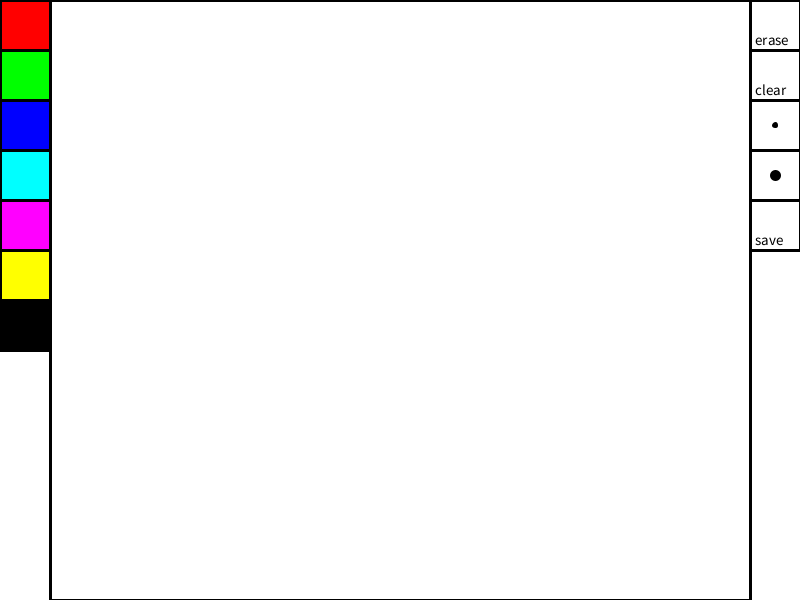
Frame 1 (no input)
Frame 60 (the mouse pressed at the canvas centre just before this capture): identical to frame 1, image omitted
Frame 120 (the mouse held since frame 60 and released just before this capture): identical to frame 1, image omitted

The Processing sketch that drew this single still picture (run headless with seeded random() and noise(); from frame 60 on, the mouse is pressed at the canvas centre):

// Processing sketch: painting
// ── painting.pde
void setup() {
size(800, 600);
strokeWeight(3);
background(255,255,255);

fill(255);
rect(50,0,700,600);

fill(255,0,0);
rect(0,0,50,50);
fill(0,255,0);
rect(0,50,50,50);
fill(0,0,255);
rect(0,100,50,50);
fill(0,255,255);
rect(0,150,50,50);
fill(255,0,255);
rect(0,200,50,50);
fill(255,255,0);
rect(0,250,50,50);
fill(0,0,0);
rect(0,300,50,50);

textSize(15);

fill(255);
rect(750,0,50,50);
fill(0);
text("erase",755,45);

fill(255);
rect(750,50,50,50);
fill(0);
text("clear",755,95);

fill(255);
rect(750,100,50,50);
fill(0);
ellipse(775,125,3,3);

fill(255);
rect(750,150,50,50);
fill(0);
ellipse(775,175,8,8);


fill(255);
rect(750,200,50,50);
fill(0);
text("save",755,245);

smooth();

}

void draw() {

  if((mousePressed==true) && (mouseButton==LEFT)){
    if(mouseX<50){
     if(mouseY<50){
       stroke(255,0,0);
     }
     else if(mouseY<100){
       stroke(0,255,0);
     }
     else if(mouseY<150){
      stroke(0,0,255); 
     }
     else if(mouseY<200){
      stroke(0,255,255); 
     }
     else if(mouseY<250){
      stroke(255,0,255); 
     }
     else if(mouseY<300){
      stroke(255,255,0); 
     }
     else if(mouseY<350){
      stroke(0,0,0); 
     }  
    }
    
    if(mouseX>750){
     if(mouseY<50){
       stroke(255);
     }
     else if(mouseY<100){
       fill(255);
        rect(50,0,700,600);
     }
     else if(mouseY<150){
      strokeWeight(3); 
     }
     else if(mouseY<200){
      strokeWeight(8);  
     }
     else if(mouseY<250){
      save("text.jpg");
     }
     
    }
    
    if(mouseX>55 && mouseX<745 && pmouseX>55 && pmouseX<745){
      line(mouseX, mouseY, pmouseX, pmouseY);
    }
  }

}
